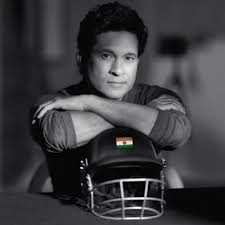
#> input picture face recognition/DB/sachin/01.jpg, 225 x 225 px, found by its file name; its folder holds only this picture in this run
$ jupyter execute face_recog.ipynb
#> lines starting #> are read from the running program, lines starting #| are printed output that depends on the picture
[cell 1]
import cv2

[cell 2]
def name_map(x):
    if x=='sachin':
        return 0
    if x=='obama':
        return 1
    if x=='messi':
        return 2

[cell 3]
def get_name(x):
    if x==0:
        return 'sachin'
    if x==1:
        return 'obama'
    if x==0:
        return 'messi'

[cell 4]
def detect_face(img):
    gray=cv2.cvtColor(img,cv2.COLOR_BGR2GRAY)
    face_cascade=cv2.CascadeClassifier(r'D:\DL projects\face recognition\haarcascade_frontalface_default.xml')
    face=face_cascade.detectMultiScale(gray,minNeighbors=6)
    # print(face[0])
    if len(face)==0:
        return None,None
    x,y,w,h=face[0]
    return gray[x:x+w,y:y+h],face[0]

[cell 5]
# img=cv2.imread(r'D:\DL projects\face recognition\OBAMA.jpeg')
# roi,cord=detect_face(img)

[cell 6]
import os

[cell 7]
def prepare_training_data(data_folder):
#> called with data_folder = 'D:\\DL projects\\face recognition\\DB'
    dirs=os.listdir(data_folder)
    # print(dirs)
    faces=[]
    labels=[]
    for dir_name in dirs:
        sub_dir=data_folder+'/'+dir_name
        # print(sub_dir)
        images=os.listdir(sub_dir)
        # print(images)
        for img in images:
            imgpath=sub_dir+'/'+img
            # print(imgpath)
            image=cv2.imread(imgpath)
#> image is the input picture: shape (225, 225, 3); mean B, G, R 61.6, 60.1, 60.1
            cv2.imshow('training images',image)
            cv2.waitKey(500)
            # detect face
            face,rect=detect_face(image)
#> in detect_face, `face=face_cascade.detectMultiScale(gray,minNeighbors=6)`: face = [[89, 35, 57, 57]]
#> in detect_face, `x,y,w,h=face[0]`: x = 89; y = 35; w = 57
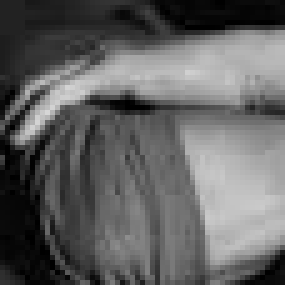
#> face: shape (57, 57) (shown 5 times larger); min 0, max 214, mean 97.4
#> rect = [89, 35, 57, 57]
            if face is not None:
                faces.append(face)
                labels.append(name_map(dir_name))
                # print(labels)
    cv2.waitKey(1)
    cv2.destroyAllWindows()
    return faces,labels

[cell 8]
faces,labels=prepare_training_data(r'D:\DL projects\face recognition\DB')
#> faces = 1 item; labels = [0]
print(labels)
#| [0]
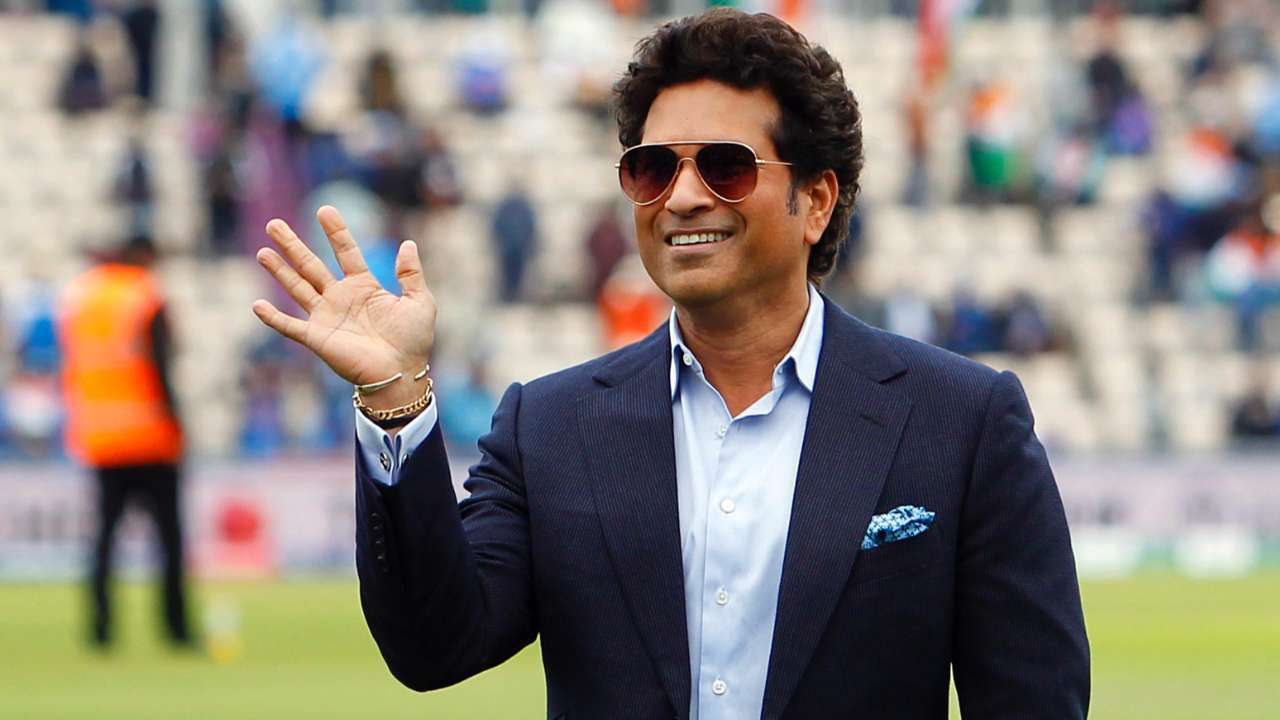
#> input picture face recognition/SACHIN (2).jpeg, 1280 x 720 px, found by its file name
#> further down, test_img is the input picture: shape (720, 1280, 3); mean B, G, R 120.5, 128, 134.9

[cell 9]
recognizer=cv2.face.LBPHFaceRecognizer.create()
recognizer

[cell 10]
import numpy as np

[cell 11]
recognizer.train(faces,np.array(labels))

[cell 12]
def draw_rectangle(img,rect):
    (x,y,w,h)=rect
    cv2.rectangle(img,(x,y),(x+w,y+h),(23,121,34),2)

[cell 13]
def write_text(img,text,x,y):
    cv2.putText(img,text,(x,y),cv2.FONT_HERSHEY_COMPLEX,1,(232,121,121),2)

[cell 14]
def predict_new(test_img):
    img=test_img.copy()
    face,rect=detect_face(img)
#> in detect_face (call 2), `gray=cv2.cvtColor(img,cv2.COLOR_BGR2GRAY)`:
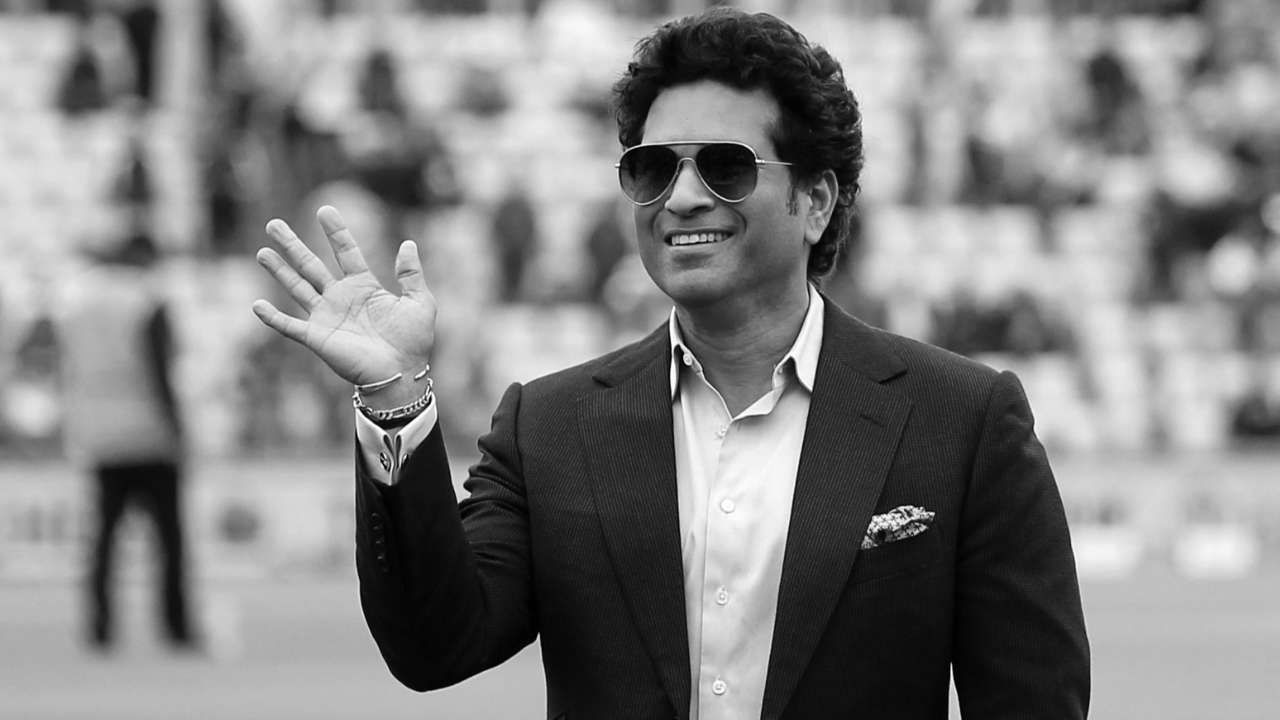
#> gray: shape (720, 1280); min 0, max 255, mean 129.2
#> in detect_face (call 2), `face=face_cascade.detectMultiScale(gray,minNeighbors=6)`: face = [[592, 91, 198, 198]]
#> in detect_face (call 2), `x,y,w,h=face[0]`: x = 592; y = 91; w = 198
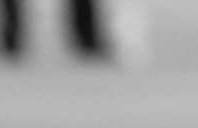
#> face: shape (128, 198); min 15, max 204, mean 160.4
#> rect = [592, 91, 198, 198]
    label=recognizer.predict(face)
#> label = (0, 208.7)
    label_text=get_name(label[0])
#> label_text = 'sachin'
    print(label_text)
#| sachin
    draw_rectangle(img,rect)
#> in draw_rectangle, `(x,y,w,h)=rect`: x = 592; y = 91; w = 198
    write_text(img,label_text,rect[0],rect[1])
#> in write_text, `cv2.putText(img,text,(x,y),cv2.FONT_HERSHEY_COMPLEX,1,(232,121,121),2)`:
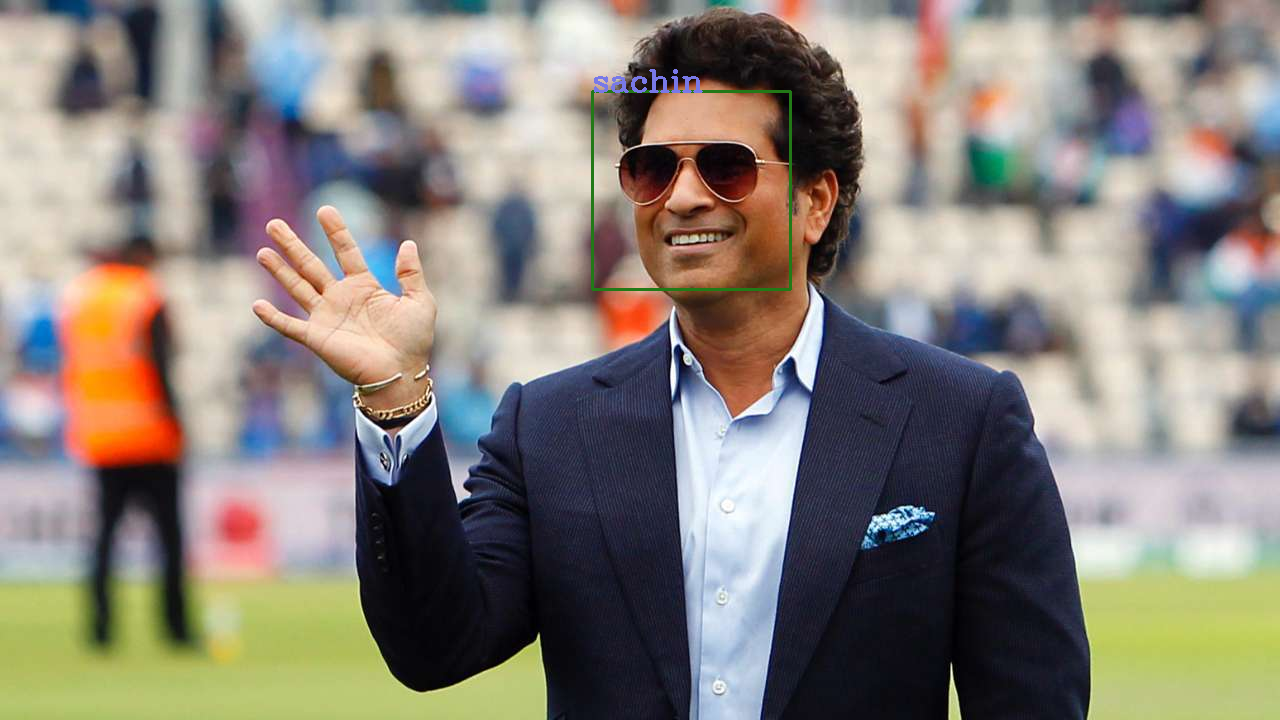
#> img: shape (720, 1280, 3); mean B, G, R 120.6, 128.1, 134.7
    return img

[cell 15]
test_img=cv2.imread(r'D:\DL projects\face recognition\SACHIN (2).jpeg')
predicted_img=predict_new(test_img)
cv2.imshow('PREDICTED',predicted_img)
cv2.waitKey()
cv2.destroyAllWindows()
